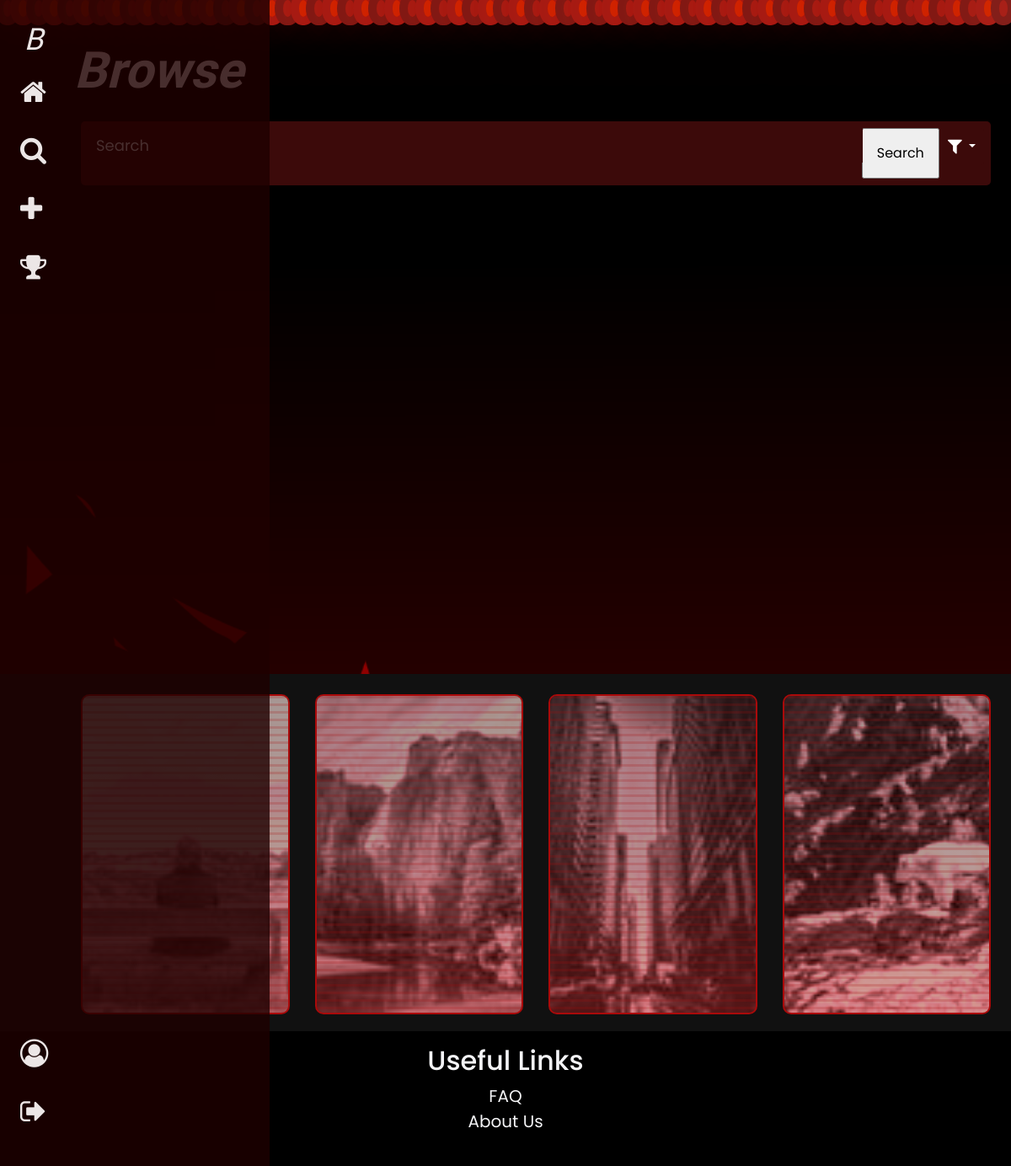
/browse (signed in), run on an earlier commit of the app's database.
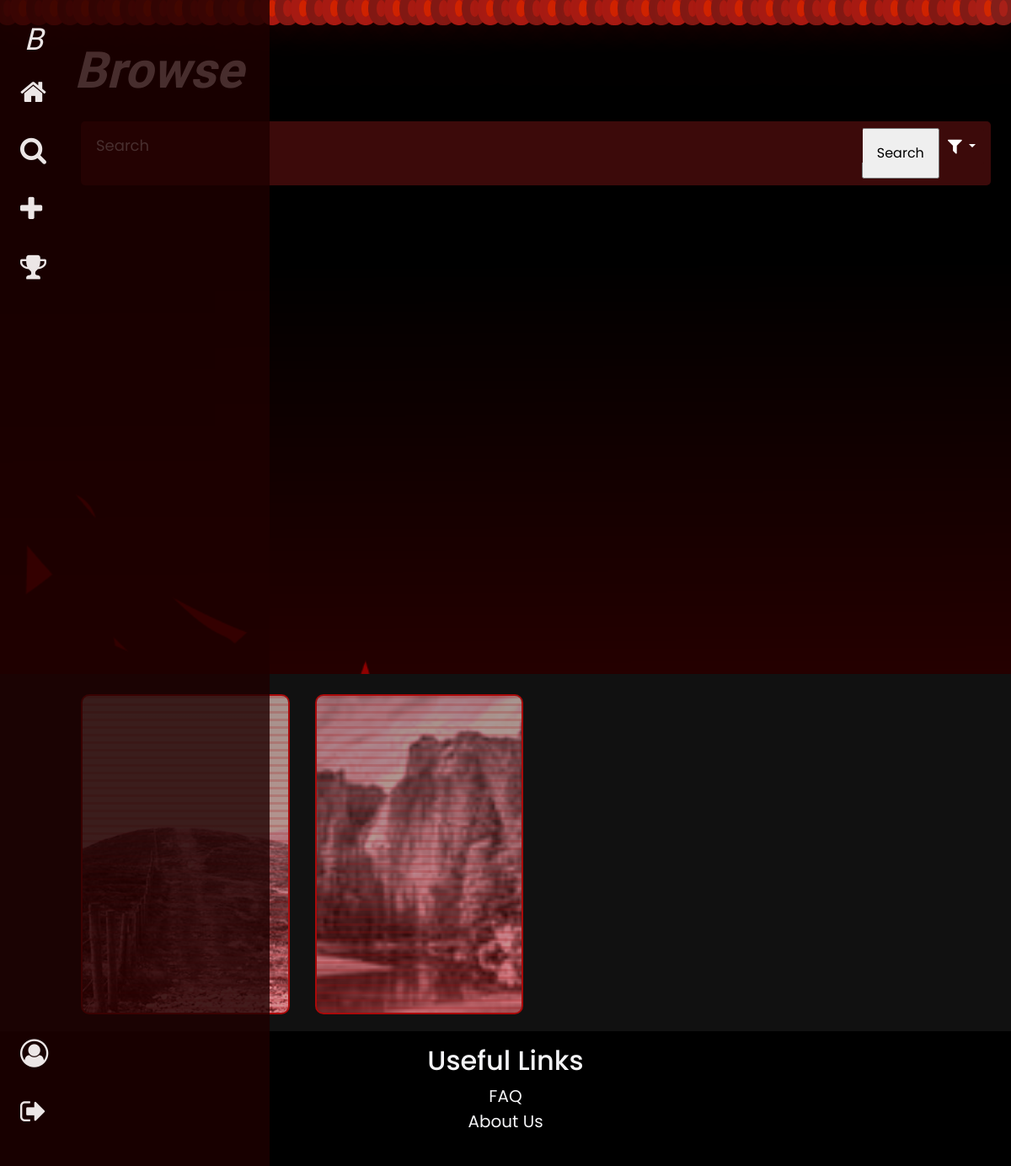
And on a later commit of the database.
### app/models.py (models this page shows)
class Post(db.Model): #discussion posts, flag = "discussion"
    pid = db.Column(db.Integer, primary_key=True)
    uid = db.Column(db.Integer, db.ForeignKey('user.uid'))
    user = db.relationship('User', backref='post')
    title = db.Column(db.String(100))
    img = db.Column(db.String(100), nullable=False)
    desc = db.Column(db.String(1000))
    flag = db.Column(db.String(100)) #Bounty, Listing, Discussion
    timestamp = db.Column(db.DateTime(timezone=True), default=func.now())
    likes = db.Column(db.Integer, default = 0)
    dislikes = db.Column(db.Integer, default = 0)
    price = db.Column(db.Integer, default = 0)
    status = db.Column(db.String(100))
    com_num = db.Column(db.Integer, default = 0)
    claimed = db.Column(db.String(100), default=False) #if the logged in user has claimed this bounty or not

class Sell(db.Model):
    sid = db.Column(db.Integer, primary_key=True)
    uid = db.Column(db.Integer, db.ForeignKey('user.uid')) #who is selling the item
    user = db.relationship('User', backref='sell')
    price = db.Column(db.Integer)
    title = db.Column(db.String(100))
    img = db.Column(db.String(100), nullable=False)
    desc = db.Column(db.String(1000))
    sold = db.Column(db.String(100), default="Unsold") #changes to user logged in who bought it
    timestamp = db.Column(db.DateTime(timezone=True), default=func.now())
    flag = db.Column(db.String(100))
    com_num = db.Column(db.Integer, default = 0)

### app/routes.py (the view, shortened to what this page needs)
@routes.route('/browse', methods=['GET', 'POST'])
def browse():
    form = SearchForm()
    posts = Post.query.filter_by(claimed=False).all()  # Retrieve all posts initially
    not_sold=Sell.query.filter_by(sold="Unsold").all()
    posts = posts + not_sold
    bounty_posts = Post.query.filter(Post.flag == "Bounty").all()
    advice_posts = Post.query.filter(Post.flag == "Discussion").all()
    weapons_posts = Sell.query.filter().all()
    lip = [like.pid for like in Likes.query.filter_by(uid=current_user.uid, liked=True).all()]
    dip = [like.pid for like in Likes.query.filter_by(uid=current_user.uid, disliked=True).all()]
    return render_template('browse.html', user=current_user, form=form, posts=posts, bounty_posts=bounty_posts, weapons_posts=weapons_posts, advice_posts=advice_posts, lip=lip, dip=dip)

### app/forms.py
class SearchForm(FlaskForm):
    keyword = StringField('Keyword')
    submit = SubmitField('Search')

### app/__init__.py (called while the page is built)
def create_app(config_class=Config):
    app = Flask(__name__)
    app.config.from_object(config_class)
    app.config['SECRET_KEY'] = os.environ.get('FLASK_SECRET_KEY', 'default_secret_key')
    app.config['SQLALCHEMY_DATABASE_URI'] = f'sqlite:///{DB_NAME}'
    app.config['POST_FOLDER'] = 'static/posts'
    db.init_app(app)
    migrate.init_app(app, db)  # Initialize Flask-Migrate with the app and db
    from .routes import routes
    from .auth import auth
    from .models import User, Post, Comments, Likes, Sell, Promote
    with app.app_context():
        db.create_all()
    app.register_blueprint(routes, url_prefix='/')
    app.register_blueprint(auth, url_prefix='/')
    login_manager = LoginManager()
    login_manager.login_view = 'auth.login'
    login_manager.init_app(app)
    @login_manager.user_loader
    def load_user(id):
        return User.query.get(int(id))
    return app

### app/templates/browse.html (shortened to what this page needs)
{% extends "base.html" %}
{% block content %}
<div class="intro-section" style="margin-bottom: 20px;">
    <h1 class="pagetitle">Browse</h1>
    <div class="search-container">
        <div class="row">
            <div class="col-12">
                <form class="form-inline searchbar-box" method="POST">
                    <div class="input-group w-100">
                        {{ form.keyword(class="searchbarinput form-control", placeholder="Search") }}
                        <div class="input-group-append">
                            {{ form.submit(class="searchbtn") }}
                            <div class="dropdown">
                                <button class="searchbtn dropdown-toggle" type="button" id="filterDropdown" data-toggle="dropdown" aria-haspopup="true" aria-expanded="false">
                                    <i class="fa fa-filter fa-lg"></i>
                                </button>
                            </div>
                        </div>
                    </div>
                </form>
            </div>
        </div>
    </div>
</div>
<div class="forum-section">
    <div class="post-container">
        <div class="row">
            {% for post in posts %}
            <div class="col-lg-3 col-md-4 col-sm-6">
                <div class="postbubble">
                    {% if post.flag == "Bounty" or post.flag == "Discussion"%}
                    <img src="{{ url_for('static', filename='images/posts/' + post.img) }}" alt="{{ post.img }}" />
                    {% elif post.flag == "Listing" %}
                    <img src="{{ url_for('static', filename='images/sellpics/' + post.img) }}" alt="{{ post.img }}" />
                    {% endif %}
                    <div class="screen-overlay overlay-animation">
                    </div>
                </div>
            </div>
            {% endfor %}
        </div>
    </div>
</div>
{% endblock %}

### app/templates/base.html (shortened to what this page needs)
<!DOCTYPE html>
<html lang="en">
	<head>
		<link
			rel="stylesheet"
			href="https://cdn.jsdelivr.net/npm/bootstrap@5.3.0-alpha1/dist/css/bootstrap.min.css" />
		<link
			rel="stylesheet"
			href="https://stackpath.bootstrapcdn.com/bootstrap/4.4.1/css/bootstrap.min.css"
 />
		<link
			rel="stylesheet"
			href="https://stackpath.bootstrapcdn.com/font-awesome/4.7.0/css/font-awesome.min.css"
 />
		<link
			rel="stylesheet"
			href="{{ url_for('static', filename='css/main-style.css') }}" />
	</head>
	<body>
		<nav
			class="sidebar d-none d-lg-block d-md-block d-sm-none d-xs-none"
			onmouseover="growNav(); revealHidden();"
			onmouseleave="shrinkNav(); hideHidden();">
			<div class="logo">
				<a href="{{ url_for('routes.home') }}"
					>B<span class="hidden">OUNTIFY</span></a
				>
			</div>
			<div class="main-menu">
				{% if user.is_authenticated %}
				<ul>
					<li>
						<a
							href="{{ url_for('routes.home') }}">
							<i class="fa fa-home fa-lg"></i>
						</a>
					</li>
					<li class="dropdown">
						<a
							href="{{ url_for('routes.browse') }}">
							<i class="fa fa-search fa-lg"></i>
						</a>
					</li>
					<li class="dropdown">
						<a
							href="{{ url_for('routes.sell') }}">
							<i class="fa fa-plus fa-lg"></i>
						</a>
					</li>
					<li>
						<a
							href="{{ url_for('routes.ranking') }}">
							<i class="fa fa-trophy fa-lg"></i>
						</a>
					</li>
				</ul>
				{% endif %}
			</div>
			<div class="login">
				<ul>
					{% if user.is_authenticated %}
					<li>
						<a
							href="{{ url_for('routes.profile') }}">
							<i
								class="fa fa-user-circle-o fa-lg"></i>
						</a>
					</li>
					<li>
						<a
							href="{{ url_for('auth.logout') }}">
							<i class="fa fa-sign-out fa-lg"></i>
						</a>
					</li>
					{% endif %}
				</ul>
			</div>
		</nav>
		<div class="particle-container">
			<div class="particles">
			</div>
		</div>
		{% block content %} {% endblock %}
		<div class="footer">
			<h2>Useful Links</h2>
			<ul>
				<li>
					<a href="{{ url_for('routes.faq') }}"
						>FAQ</a
					>
				</li>
				<li>
					<a
						href="{{ url_for('routes.aboutus') }}"
						>About Us</a
					>
				</li>
			</ul>
		</div>
	</body>
</html>

### app/static/css/main-style.css (style rules this page uses)
* { box-sizing: border-box; margin: 0; padding: 0; }
:root { --primary-color: #f5433a; --variant-color: #ffcc40; --light-color: #f4f4f6; --dark-color: #111; --bg-col: rgb(71, 0, 0); }
body { font-family: "Poppins", sans-serif; font-size: 16px; line-height: 1.5; background-color: #111; cursor: url("../images/lightsaber.png"), auto; }
.screen-overlay { position: absolute; height: 100%; width: 100%; top: 0; left: 0; background: linear-gradient( rgba(170, 10, 10, 0.2), rgba(170, 10, 10, 0.2) 3px, transparent 3px, transparent 9px ); background-size: 100% 9px; }
.overlay-animation { animation: pan-overlay 22s infinite linear; }
.postbubble > img { position: absolute; height: 100%; width: 100%; top: 0; left: 0; object-fit: cover; filter: sepia(100%) hue-rotate(300deg); opacity: 0.6; }
.intro-section { width: 100%; min-height: 100vh; overflow-x: hidden; background-image: url("../images/bg.png"); background-size: cover; background-attachment: fixed; background-repeat: no-repeat; color: #ece6e6; }
.intro-section h1 { font-family: "Libre Franklin", sans-serif; font-weight: 900; font-style: italic; }
h1 { font-size: 70px; }
.sidebar { z-index: 100; height: 100%; width: 5rem; position: fixed; top: 0; left: 0; background-color: rgba(30, 0, 0, 0.8); overflow-x: hidden; transition: width 0.5s; padding-top: 20px; }
.logo a { padding-left: 1.8rem; font-family: "Libre Franklin", sans-serif; font-size: 36px; font-style: italic; text-decoration: none; color: #ece6e6; display: block; transition: color 0.3s; }
.sidebar .fa-lg { width: 2.75rem; }
.login { position: absolute; bottom: 1%; }
ul { padding-left: 0; list-style: none; }
.sidebar ul li a { white-space: nowrap; padding: 1rem; padding-left: 1.5rem; text-decoration: none; font-size: 25px; font-weight: 600; color: #ece6e6; display: block; transition: color 0.5s; }
.pagetitle { margin-top: 2rem; padding: 1rem; font-size: 60px; margin-left: 6%; }
.search-container { margin-left: 6rem; width: 90%; }
.searchbar-box { width: 100%; padding: 0.5rem; border-radius: 5px; background-color: rgba(60, 10, 10); border-color: #818181; }
.searchbar-box button { padding: 10px; font-size: 16px; font-weight: 400; line-height: 1.5; float: right; color: #fff; background-color: rgba(60, 10, 10); border: none; border-radius: 0.25rem; }
.searchbarinput { color: #fff; padding: 10px; font-weight: 400; line-height: 1.5; background-color: rgba(60, 10, 10); border: none; border-radius: 0.25rem; font-size: 18px; }
.searchbarinput::placeholder { color: #ece6e6; }
.searchbtn { padding: 1rem; }
.forum-section { width: 100%; margin-top: 2%; }
.post-container { width: 90%; margin-left: 6rem; }
.postbubble { position: relative; height: 380px; border: 2px solid rgba(170, 10, 10); border-radius: 10px; padding: 15px; margin-bottom: 20px; background: linear-gradient( rgba(35, 5, 5, 1), rgba(70, 10, 10, 1), rgba(150, 10, 10) ); overflow: hidden; }
.footer { min-height: 20vh; padding: 1rem; text-align: center; background-color: #000; color: #f4f4f6; }
.footer a { text-decoration: none; color: #f4f4f6; font-size: 20px; }
.particle-container { position: absolute; width: 100%; height: 100vh; overflow: hidden; pointer-events: none; }
.particles { position: relative; display: flex; }

What changed in the data, as far as the page shows it:
removed Sell: img (picture)
removed Sell: img (picture)
changed Post (number 1 of 2 on the later page): img: a different picture
